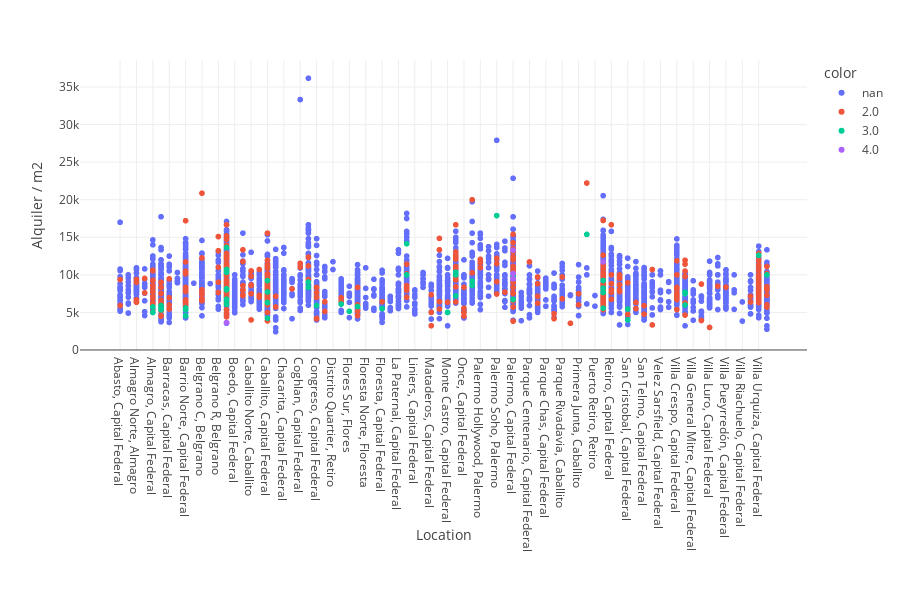

Notebook code for this chart:
### Code cell
fig = px.scatter(df_ars, x="Location", y="Alquiler / m2", color=df_ars["baños"].astype(str))
fig.update_layout(template=None, height=600, margin={'b':250})
fig.show()

### Figure 1 — Plotly figure (JSON) as saved in the notebook; plotly's stock layout.template omitted (floating-point values rounded to 4 significant figures; data arrays with more than 128 entries replaced by an {"elided": "..."} marker saying what was removed)
{"data": [{"hovertemplate": "color=nan<br>Location=%{x}<br>Alquiler / m2=%{y}<extra></extra>", "legendgroup": "nan", "marker": {"color": "#636efa", "symbol": "circle"}, "mode": "markers", "name": "nan", "showlegend": true, "type": "scattergl", "x": {"elided": "4502 str values"}, "xaxis": "x", "y": {"elided": "4502 float values"}, "yaxis": "y"}, {"hovertemplate": "color=2.0<br>Location=%{x}<br>Alquiler / m2=%{y}<extra></extra>", "legendgroup": "2.0", "marker": {"color": "#EF553B", "symbol": "circle"}, "mode": "markers", "name": "2.0", "showlegend": true, "type": "scattergl", "x": {"elided": "433 str values"}, "xaxis": "x", "y": {"elided": "433 float values"}, "yaxis": "y"}, {"hovertemplate": "color=3.0<br>Location=%{x}<br>Alquiler / m2=%{y}<extra></extra>", "legendgroup": "3.0", "marker": {"color": "#00cc96", "symbol": "circle"}, "mode": "markers", "name": "3.0", "showlegend": true, "type": "scattergl", "x": ["Almagro, Capital Federal", "Almagro, Capital Federal", "Almagro, Capital Federal", "Balvanera, Capital Federal", "Balvanera, Capital Federal", "Balvanera, Capital Federal", "Balvanera, Capital Federal", "Balvanera, Capital Federal", "Barrio Norte, Capital Federal", "Barrio Norte, Capital Federal", "Barrio Norte, Capital Federal", "Barrio Norte, Capital Federal", "Belgrano, Capital Federal", "Belgrano, Capital Federal", "Belgrano, Capital Federal", "Belgrano, Capital Federal", "Belgrano, Capital Federal", "Belgrano, Capital Federal", "Belgrano, Capital Federal", "Belgrano, Capital Federal", "Belgrano, Capital Federal", "Belgrano, Capital Federal", "Belgrano, Capital Federal", "Caballito, Capital Federal", "Caballito, Capital Federal", "Caballito, Capital Federal", "Caballito, Capital Federal", "Caballito, Capital Federal", "Colegiales, Capital Federal", "Colegiales, Capital Federal", "Congreso, Capital Federal", "Flores Norte, Flores", "Flores Sur, Flores", "Flores, Capital Federal", "Floresta, Capital Federal", "Las Cañitas, Palermo", "Las Cañitas, Palermo", "Las Cañitas, Palermo", "Las Cañitas, Palermo", "Monte Castro, Capital Federal", "Monte Castro, Capital Federal", "Núñez, Capital Federal", "Núñez, Capital Federal", "Núñez, Capital Federal", "Palermo Chico, Palermo", "Palermo Chico, Palermo", "Palermo Soho, Palermo", "Palermo, Capital Federal", "Palermo, Capital Federal", "Puerto Madero, Capital Federal", "Recoleta, Capital Federal", "Recoleta, Capital Federal", "Recoleta, Capital Federal", "Recoleta, Capital Federal", "Recoleta, Capital Federal", "Recoleta, Capital Federal", "San Cristobal, Capital Federal", "San Cristobal, Capital Federal", "Villa Devoto, Capital Federal", "Villa Devoto, Capital Federal", "Villa Devoto, Capital Federal", "Villa Urquiza, Capital Federal", "Villa del Parque, Capital Federal"], "xaxis": "x", "y": [5000, 5000, 5729.0, 5607.0, 5505.0, 5505.0, 5333.0, 5921.0, 5600, 5372.0, 5372.0, 4545.0, 6081.0, 10340.0, 13640.0, 8163.0, 6591.0, 6767.0, 8130.0, 8000, 10340.0, 10710.0, 10710.0, 9231.0, 7727.0, 6316.0, 6316.0, 4222.0, 9036.0, 8333.0, 5921.0, 6115.0, 5143.0, 5789.0, 5515.0, 10000, 14140.0, 10000, 10000, 5000, 5000, 9990, 7203.0, 10340.0, 8594.0, 9167.0, 17890.0, 9800, 6723.0, 15380.0, 7667.0, 7667.0, 5556.0, 8235.0, 9239.0, 8209.0, 5455.0, 4000, 7500, 7692.0, 5986.0, 12590.0, 10000], "yaxis": "y"}, {"hovertemplate": "color=4.0<br>Location=%{x}<br>Alquiler / m2=%{y}<extra></extra>", "legendgroup": "4.0", "marker": {"color": "#ab63fa", "symbol": "circle"}, "mode": "markers", "name": "4.0", "showlegend": true, "type": "scattergl", "x": ["Belgrano, Capital Federal", "Belgrano, Capital Federal", "Palermo, Capital Federal", "Palermo, Capital Federal", "Palermo, Capital Federal", "Recoleta, Capital Federal"], "xaxis": "x", "y": [3644.0, 3644.0, 10170.0, 9470.0, 13290.0, 11720.0], "yaxis": "y"}], "layout": {"height": 600, "legend": {"title": {"text": "color"}, "tracegroupgap": 0}, "margin": {"b": 250, "t": 60}, "xaxis": {"anchor": "y", "domain": [0, 1], "title": {"text": "Location"}}, "yaxis": {"anchor": "x", "domain": [0, 1], "title": {"text": "Alquiler / m2"}}}}
